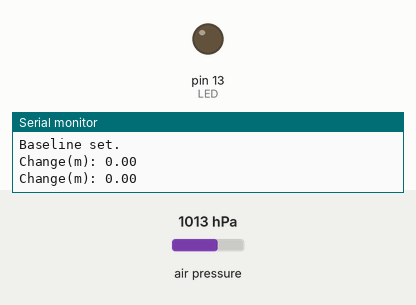
Recording of a sketch running on a simulated Arduino Uno, built with avr-gcc and run on an emulated ATmega328P. On the bench: output pins drawn as LEDs (lit = HIGH), the last lines printed to the serial monitor. Inputs (shaded band) come from the test bench; at power-on: air pressure 1013 hPa.

Above: at 5.2 s.
5.3 s: air pressure set to 952 hPa
At 5.8 s:
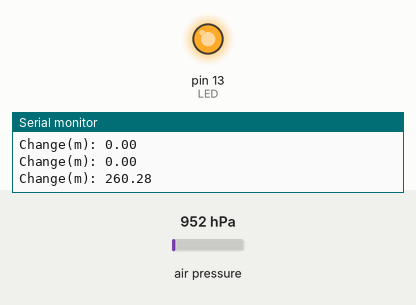
Timing chart, 0 to 8.3 s (numbered marks = the images above; inputs shaded):
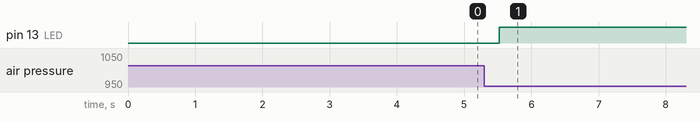

The sketch:

AltitudeDetector.ino
```cpp
#include <Wire.h>
#include <Adafruit_BMP085.h> // Unified driver for BMP180/BMP085 barometric sensors
#include <math.h>


Adafruit_BMP085 bmp;


const int LED = 13;
const float seaLevel_hPa = 1016; // Reference pressure (hPa) for relative altitude calculation

const float ft = 0.3048;
const float ON_m  = 5.0 * ft;
const float OFF_m = 4.8 * ft;    // Implemented hysteresis to prevent rapid LED flickering at threshold


float startAlt = 0;
bool ledOn = false;


// Function that averages the initial reading from the sensor
float avgAlt(int n) {
 float sum = 0;
 for (int i = 0; i < n; i++) {
   sum += bmp.readAltitude(seaLevel_hPa);
   delay(40);
 }
 return sum / n;
}


void setup() {
 pinMode(LED, OUTPUT);
 digitalWrite(LED, LOW);
 Serial.begin(9600);


 if (!bmp.begin()) {
   Serial.println("BMP180 not found");
   while (1) {}
 }

// Establish multi-sample average to filter atmospheric noise on startup
 delay(2000);
 startAlt = avgAlt(50);
 Serial.println("Baseline set.");
}


void loop() {
 float alt = avgAlt(10);
 float change = fabs(alt - startAlt);


 if (!ledOn && change >= ON_m) {
   ledOn = true;
   digitalWrite(LED, HIGH);
 } else if (ledOn && change <= OFF_m) {
   ledOn = false;
   digitalWrite(LED, LOW);
 }


 Serial.print("Change(m): "); Serial.println(change);
 delay(100);
}
```

Measured:
- after the input at 5.3 s, pin 13 (LED): LOW → HIGH after 0.22 s
